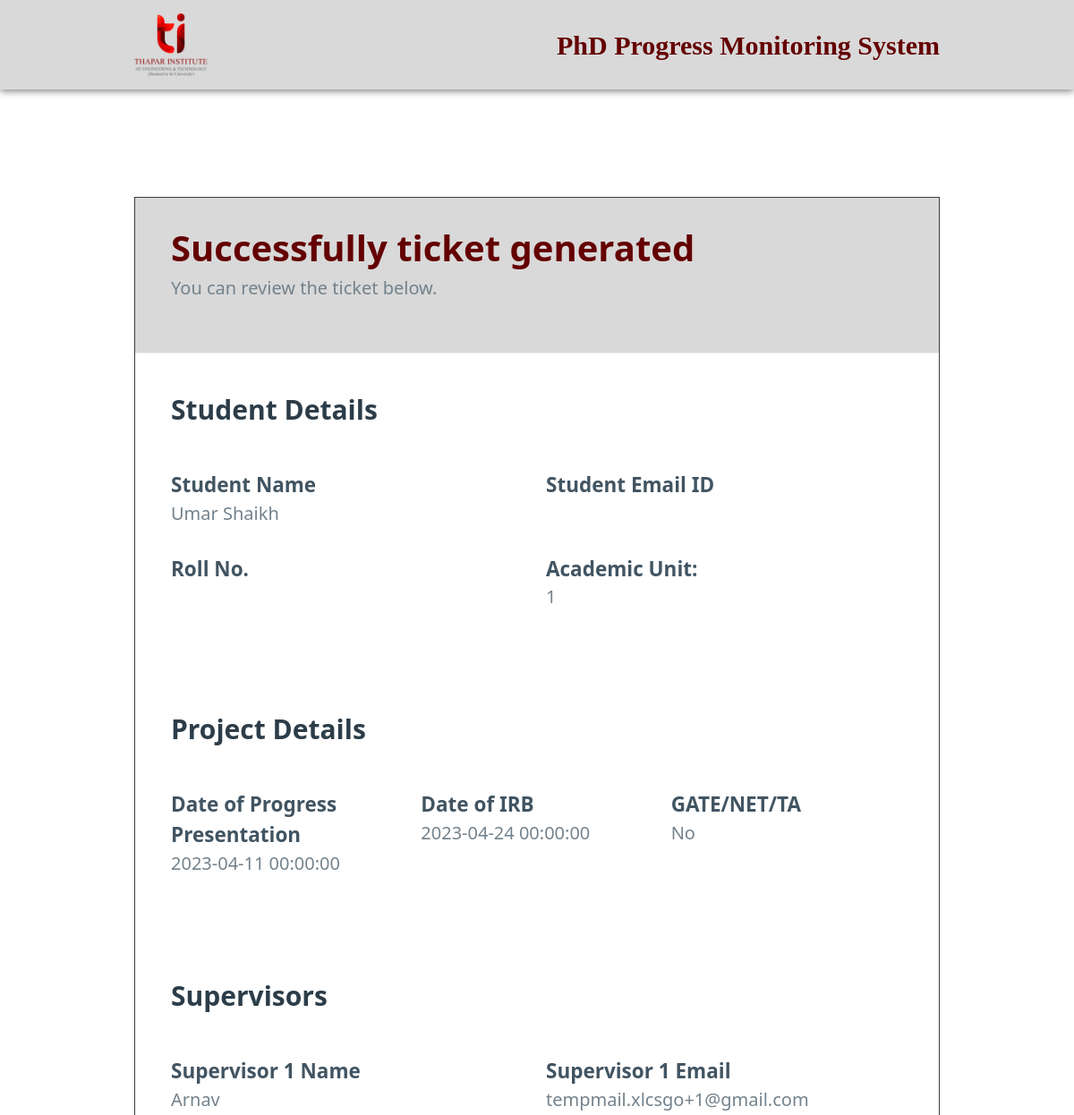
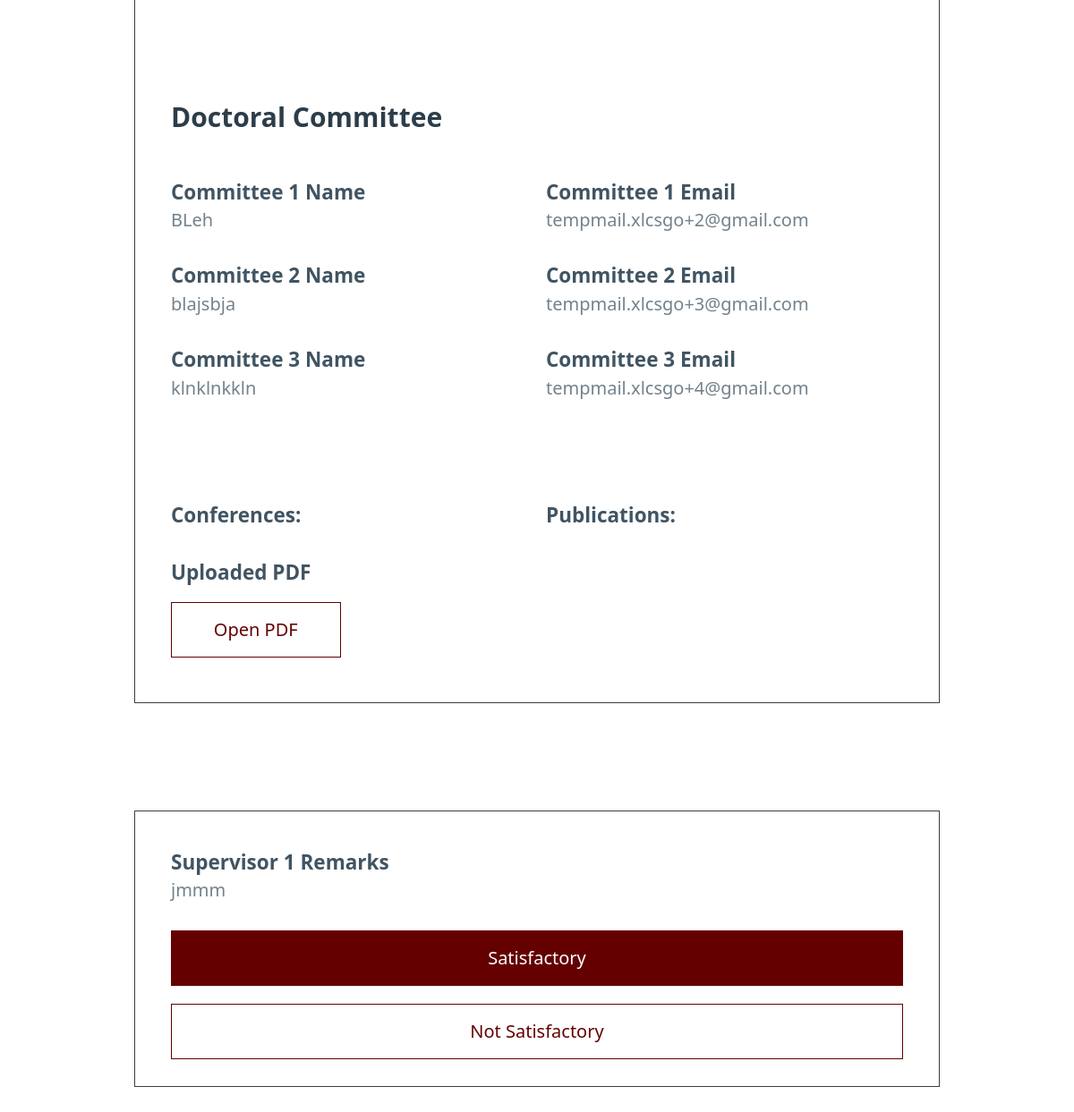
The app's page /comm/3/1, older data (2 pictures, top to bottom).
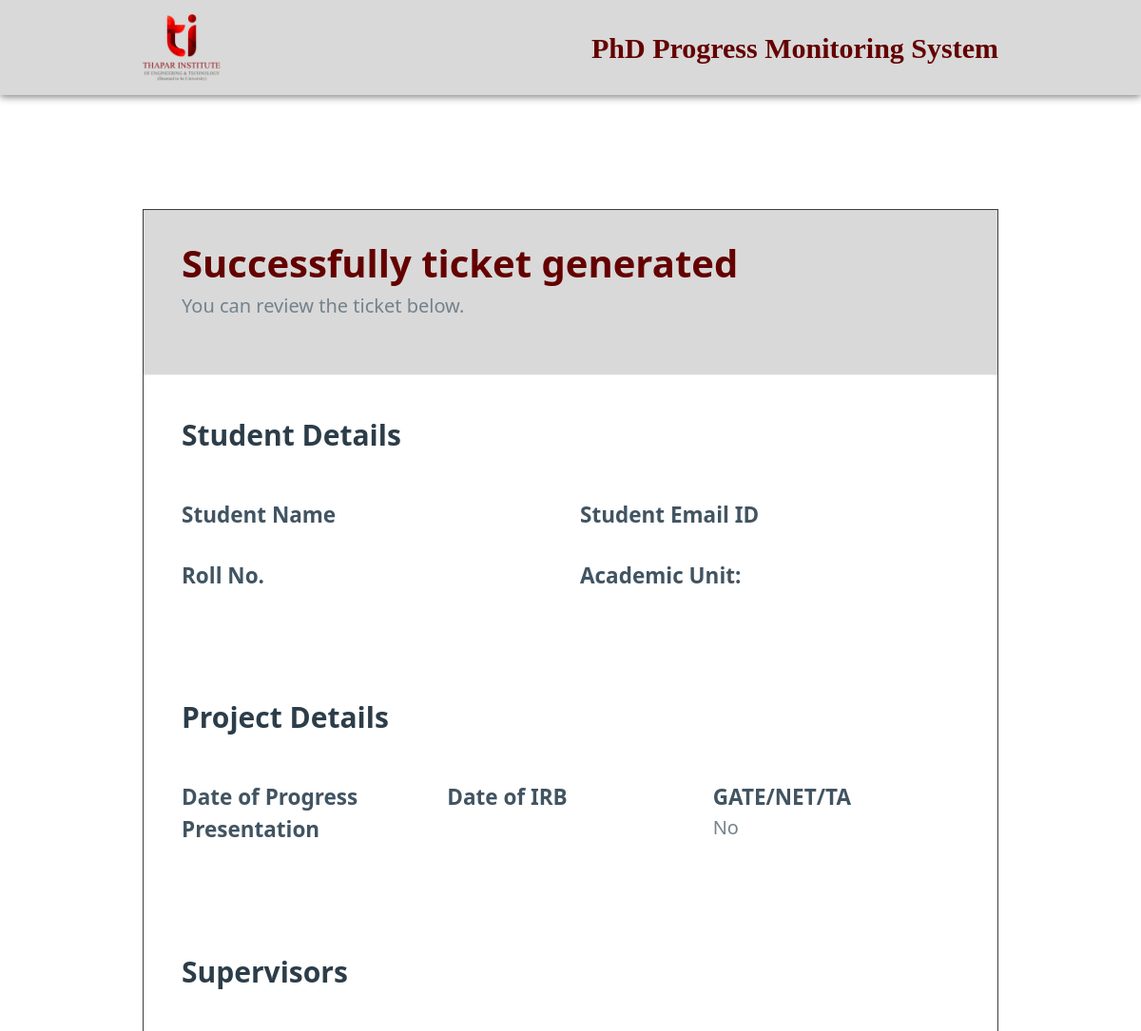
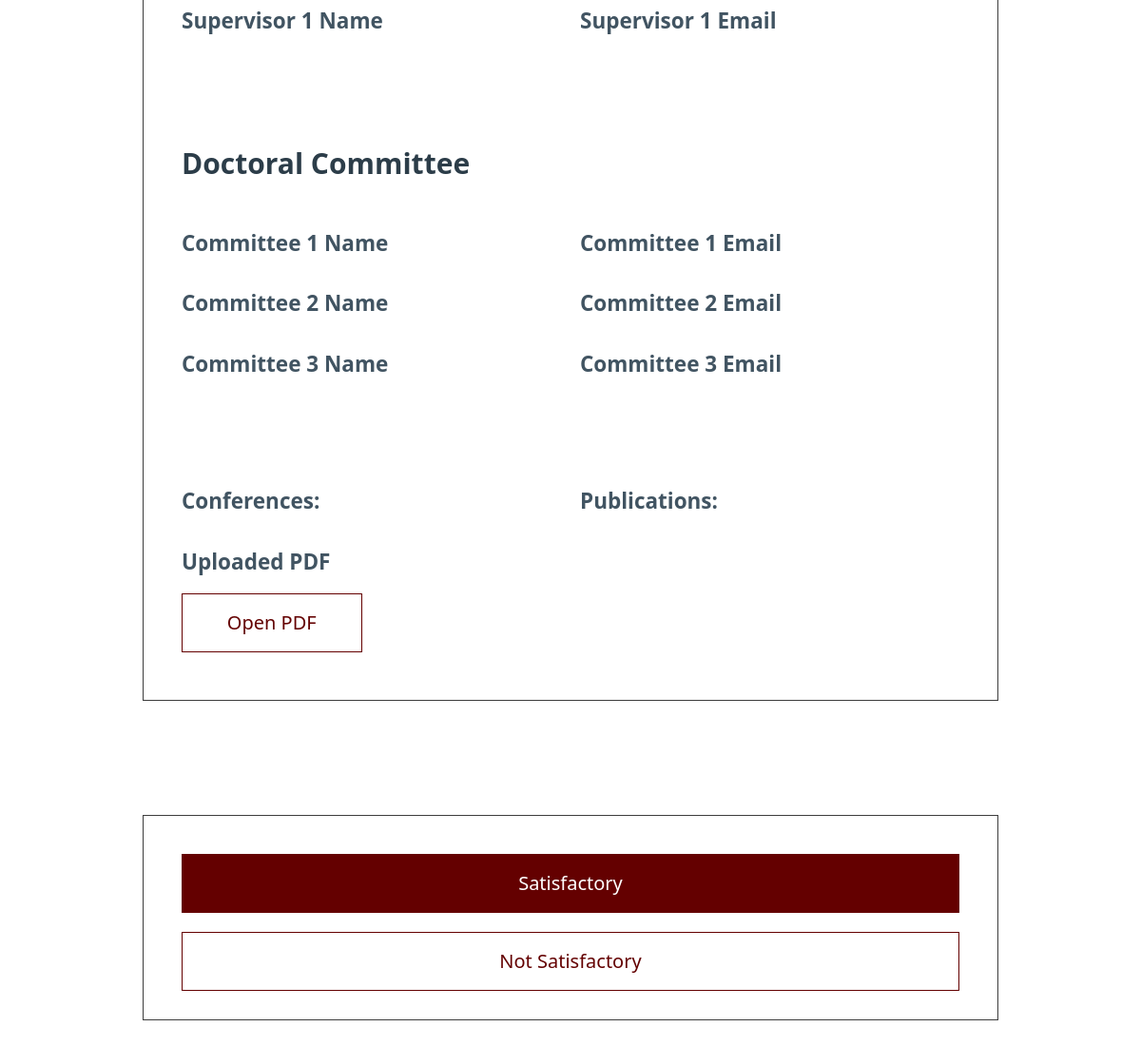
The same page, newer data (2 pictures, top to bottom).
### app.py (models this page shows)
class Ticket(db.Model):
    Project_ID = db.Column(db.Integer, primary_key=True)
    Roll_No = db.Column(db.String(50), unique=True, nullable=False)
    Student_Name = db.Column(db.String(50), unique=True, nullable=False)
    Student_Email = db.Column(db.String(50), unique=True, nullable=False)
    Au = db.Column(db.String(50), nullable=False)
    Date_Of_Registration = db.Column(db.DateTime, nullable=False)
    Gate = db.Column(db.Boolean, nullable=False)
    Project_Title = db.Column(db.String(50), nullable=False)
    Date_Of_IRB = db.Column(db.DateTime, nullable=False)
    Date_Of_Progress_Presentation = db.Column(db.DateTime, nullable=False)
    File_Path = db.Column(db.String(50), unique=True, nullable=False)
    Publications = db.Column(db.String(50))
    Conferences = db.Column(db.String(50))
    Supervisor1_Name = db.Column(db.String(50))
    Supervisor1_Email = db.Column(db.String(50))
    Supervisor1_Approval = db.Column(db.Boolean)
    Supervisor1_Remarks = db.Column(db.String(100))
    Supervisor1_Marks = db.Column(db.Integer)
    Supervisor2_Name = db.Column(db.String(50))
    Supervisor2_Email = db.Column(db.String(50))
    Supervisor2_Approval = db.Column(db.Boolean)
    Supervisor2_Remarks = db.Column(db.String(100))
    Supervisor2_Marks = db.Column(db.Integer)
    Supervisor3_Name = db.Column(db.String(50))
    Supervisor3_Email = db.Column(db.String(50))
    Supervisor3_Approval = db.Column(db.Boolean)
    Supervisor3_Remarks = db.Column(db.String(100))
    Supervisor3_Marks = db.Column(db.Integer)
    Committee1_Name = db.Column(db.String(50))
    Committee1_Email = db.Column(db.String(50))
    Committee1_Approval = db.Column(db.Boolean)
    Committee1_Remarks = db.Column(db.String(100))
    Committee2_Name = db.Column(db.String(50))
    Committee2_Email = db.Column(db.String(50))
    Committee2_Approval = db.Column(db.Boolean)
    Committee2_Remarks = db.Column(db.String(100))
    Committee3_Name = db.Column(db.String(50))
    Committee3_Email = db.Column(db.String(50))
    Committee3_Approval = db.Column(db.Boolean)
    Committee3_Remarks = db.Column(db.String(100))
    Committee4_Name = db.Column(db.String(50))
    Committee4_Email = db.Column(db.String(50))
    Committee4_Approval = db.Column(db.Boolean)
    Committee4_Remarks = db.Column(db.String(100))
    Committee5_Name = db.Column(db.String(50))
    Committee5_Email = db.Column(db.String(50))
    Committee5_Approval = db.Column(db.Boolean)
    Committee5_Remarks = db.Column(db.String(100))
    Au_Approval = db.Column(db.Boolean)
    Adordc_Approval = db.Column(db.Boolean)
    LastDate = db.Column(db.DateTime, nullable=False)

### app.py (the view, shortened to what this page needs)
@app.route('/comm/3/<Project_ID>', methods=['GET', 'POST'])
def comm3(Project_ID):
    ticket = Ticket.query.filter_by(Project_ID=Project_ID).first()
    return render_template('committee3.html', comm=3, Ticket=ticket, success='')

### templates/committee3.html (shortened to what this page needs)
{% extends "ticket_created.html" %}
{% block form %}
<article class="article">
    <div class="grid">
        <div>
            {% if Ticket['Supervisor1_Remarks'] %}
            <hgroup>
                <h5>Supervisor 1 Remarks</h5>
                <h6>{{ Ticket['Supervisor1_Remarks'] }}</h6>
            </hgroup>
            {% endif %}
        </div>
    </div>
    <form action="/comm/3/{{ Ticket['Project_ID'] }}" method="post">
        <button class="primary" type="submit" name="submit" value="Approve">Satisfactory</button>
        <button class="secondary" type="submit" name="submit" value="Reject">Not Satisfactory</button>
    </form>
</article>
{% endblock %}

### templates/ticket_created.html (shortened to what the changed rows need)
<!DOCTYPE html>
<html lang="en" data-theme="light">
<head>
    <link rel="stylesheet" href="https://unpkg.com/@picocss/pico@1.*/css/pico.min.css">
</head>
<body>
    <article class="article">
        <header class="header">
            <hgroup>
                <h1> Successfully ticket generated</h1>
                <h2>You can review the ticket below.</h2>
            </hgroup>
        </header>
        <main class="container">
            <section class="student-details">
                <div class="grid">
                    <div>
                        <hgroup>
                            <h5>Student Name</h5>
                            <h6>{{ Ticket['Student_Name'] }}</h6>
                        </hgroup>
                    </div>
                </div>
                <div class="grid">
                    <div>
                        <hgroup>
                            <h5>Academic Unit:</h5>
                            <h6>{{ Ticket['Au'] }}</h6>
                        </hgroup>
                    </div>
                </div>
            </section>
            <section class="project-details">
                <div class="grid">
                    <div>
                        <hgroup>
                            <h5>Date of Progress Presentation</h5>
                            <h6>{{ Ticket['Date_Of_Progress_Presentation'] }}</h6>
                        </hgroup>
                    </div>
                    <div>
                        <hgroup>
                            <h5>Date of IRB</h5>
                            <h6>{{ Ticket['Date_Of_IRB'] }}</h6>
                        </hgroup>
                    </div>
                </div>
            </section>
            <section class="supervisors">
                <div class="grid">
                    <div>
                        <hgroup>
                            <h5>Supervisor 1 Name</h5>
                            <h6>{{ Ticket['Supervisor1_Name'] }}</h6>
                        </hgroup>
                    </div>
                    <div>
                        <hgroup>
                            <h5>Supervisor 1 Email</h5>
                            <h6>{{ Ticket['Supervisor1_Email'] }}</h6>
                        </hgroup>
                    </div>
                </div>
            </section>
            <section class="committee">
                <div class="grid">
                    <div>
                        <hgroup>
                            <h5>Committee 1 Name</h5>
                            <h6>{{ Ticket['Committee1_Name'] }}</h6>
                        </hgroup>
                    </div>
                    <div>
                        <hgroup>
                            <h5>Committee 1 Email</h5>
                            <h6>{{ Ticket['Committee1_Email'] }}</h6>
                        </hgroup>
                    </div>
                </div>
                <div class="grid">
                    <div>
                        <hgroup>
                            <h5>Committee 2 Name</h5>
                            <h6>{{ Ticket['Committee2_Name'] }}</h6>
                        </hgroup>
                    </div>
                    <div>
                        <hgroup>
                            <h5>Committee 2 Email</h5>
                            <h6>{{ Ticket['Committee2_Email'] }}</h6>
                        </hgroup>
                    </div>
                </div>
                <div class="grid">
                    <div>
                        <hgroup>
                            <h5>Committee 3 Name</h5>
                            <h6>{{ Ticket['Committee3_Name'] }}</h6>
                        </hgroup>
                    </div>
                    <div>
                        <hgroup>
                            <h5>Committee 3 Email</h5>
                            <h6>{{ Ticket['Committee3_Email'] }}</h6>
                        </hgroup>
                    </div>
                </div>
            </section>
        </main>
    </article>
    {% block form %}
    {% endblock %}
</body>
</html>

Row changes from the older to the newer data that the page shows:
removed Ticket: Student_Name "Umar Shaikh", Au "1", Date_Of_Progress_Presentation "2023-04-11 00:00:00", Date_Of_IRB "2023-04-24 00:00:00", Supervisor1_Name "Arnav", Supervisor1_Email "tempmail.xlcsgo+1@gmail.com", Committee1_Name "BLeh", Committee1_Email "tempmail.xlcsgo+2@gmail.com", Committee2_Name "blajsbja", Committee2_Email "tempmail.xlcsgo+3@gmail.com", Committee3_Name "klnklnkkln", Committee3_Email "tempmail.xlcsgo+4@gmail.com", Supervisor1_Remarks "jmmm"
Text that changed along with them:
text no longer shown: "Supervisor 1 Remarks"
